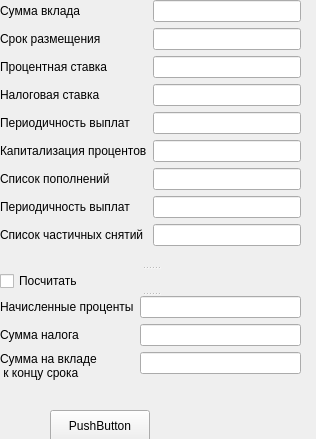
<?xml version="1.0" encoding="UTF-8"?>
<ui version="4.0">
 <class>deposit</class>
 <widget class="QWidget" name="deposit">
  <property name="geometry">
   <rect>
    <x>0</x>
    <y>0</y>
    <width>316</width>
    <height>439</height>
   </rect>
  </property>
  <property name="windowTitle">
   <string>Form</string>
  </property>
  <widget class="QSplitter" name="splitter">
   <property name="geometry">
    <rect>
     <x>0</x>
     <y>0</y>
     <width>301</width>
     <height>387</height>
    </rect>
   </property>
   <property name="orientation">
    <enum>Qt::Vertical</enum>
   </property>
   <widget class="QWidget" name="layoutWidget">
    <layout class="QFormLayout" name="formLayout">
     <item row="0" column="0">
      <widget class="QLabel" name="label_10">
       <property name="text">
        <string>Сумма вклада</string>
       </property>
      </widget>
     </item>
     <item row="0" column="1">
      <widget class="QLineEdit" name="lineEdit_deposit_amount"/>
     </item>
     <item row="1" column="0">
      <widget class="QLabel" name="label_11">
       <property name="text">
        <string>Срок размещения</string>
       </property>
      </widget>
     </item>
     <item row="1" column="1">
      <widget class="QLineEdit" name="lineEdit_deposit_term"/>
     </item>
     <item row="2" column="0">
      <widget class="QLabel" name="label_9">
       <property name="text">
        <string>Процентная ставка</string>
       </property>
      </widget>
     </item>
     <item row="2" column="1">
      <widget class="QLineEdit" name="lineEdit_interes_rate"/>
     </item>
     <item row="3" column="0">
      <widget class="QLabel" name="label_8">
       <property name="text">
        <string>Налоговая ставка</string>
       </property>
      </widget>
     </item>
     <item row="3" column="1">
      <widget class="QLineEdit" name="lineEdit_tax_rate"/>
     </item>
     <item row="4" column="0">
      <widget class="QLabel" name="label_7">
       <property name="text">
        <string>Периодичность выплат</string>
       </property>
      </widget>
     </item>
     <item row="4" column="1">
      <widget class="QLineEdit" name="lineEdit_partial_replanishment_month"/>
     </item>
     <item row="5" column="1">
      <widget class="QLineEdit" name="lineEdit_withdraw_sum"/>
     </item>
     <item row="6" column="0">
      <widget class="QLabel" name="label_6">
       <property name="text">
        <string>Список пополнений</string>
       </property>
      </widget>
     </item>
     <item row="6" column="1">
      <widget class="QLineEdit" name="lineEdit_replenishments_sum"/>
     </item>
     <item row="7" column="0">
      <widget class="QLabel" name="label_12">
       <property name="text">
        <string>Периодичность выплат</string>
       </property>
      </widget>
     </item>
     <item row="7" column="1">
      <widget class="QLineEdit" name="lineEdit_periodicity_of_payments"/>
     </item>
     <item row="8" column="0">
      <widget class="QLabel" name="label_4">
       <property name="text">
        <string>Список частичных снятий</string>
       </property>
      </widget>
     </item>
     <item row="8" column="1">
      <widget class="QLineEdit" name="lineEdit_partial_withdraw_month"/>
     </item>
     <item row="5" column="0">
      <widget class="QLabel" name="label_5">
       <property name="text">
        <string>Капитализация процентов</string>
       </property>
      </widget>
     </item>
    </layout>
   </widget>
   <widget class="QCheckBox" name="checkBox">
    <property name="text">
     <string>Посчитать</string>
    </property>
   </widget>
   <widget class="QWidget" name="layoutWidget">
    <layout class="QFormLayout" name="formLayout_2">
     <item row="0" column="0">
      <widget class="QLabel" name="label">
       <property name="text">
        <string>Начисленные проценты</string>
       </property>
      </widget>
     </item>
     <item row="0" column="1">
      <widget class="QLineEdit" name="lineEdit_accured_interest"/>
     </item>
     <item row="1" column="0">
      <widget class="QLabel" name="label_2">
       <property name="text">
        <string>Сумма налога</string>
       </property>
      </widget>
     </item>
     <item row="1" column="1">
      <widget class="QLineEdit" name="lineEdit_tax_ammount"/>
     </item>
     <item row="2" column="0">
      <widget class="QLabel" name="label_3">
       <property name="text">
        <string>Сумма на вкладе
 к концу срока</string>
       </property>
      </widget>
     </item>
     <item row="2" column="1">
      <widget class="QLineEdit" name="lineEdit_deposit_end"/>
     </item>
    </layout>
   </widget>
  </widget>
  <widget class="QPushButton" name="pushButton_credit">
   <property name="geometry">
    <rect>
     <x>50</x>
     <y>410</y>
     <width>100</width>
     <height>32</height>
    </rect>
   </property>
   <property name="text">
    <string>PushButton</string>
   </property>
  </widget>
 </widget>
 <resources/>
 <connections/>
</ui>
